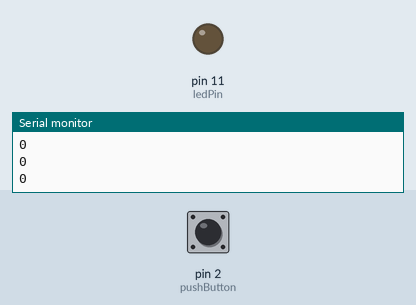
Simulated run of this sketch. Board: Arduino Uno, built with avr-gcc and run on an emulated ATmega328P. On the bench: output pins drawn as LEDs (lit = HIGH), the last lines printed to the serial monitor. The test bench sets the inputs (shaded band); at power-on: pin 2 (pushButton) LOW.

Above: at 1.2 s.
1.3 s: pin 2 (pushButton) pulled HIGH for 0.15 s
At 1.37 s:
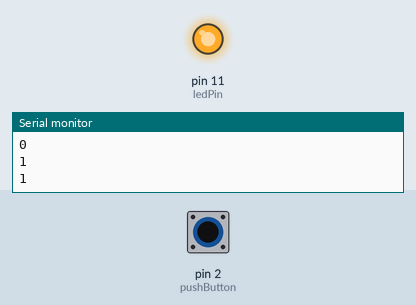
2.9 s: pin 2 (pushButton) pulled HIGH for 3.2 s
At 6.7 s:
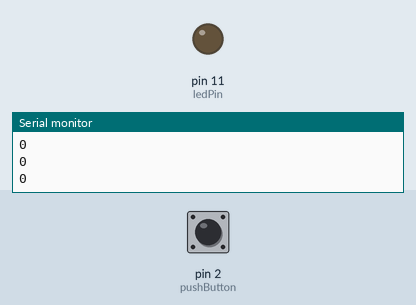
Timing chart, 0 to 8.2 s (numbered marks = the images above; inputs shaded):
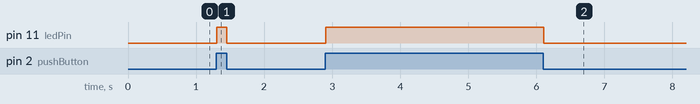

Measured:
- after the input at 1.3 s, pin 11 (ledPin): LOW → HIGH at once, → LOW 0.15 s later
- after the input at 2.9 s, pin 11 (ledPin): LOW → HIGH at once, → LOW 3.2 s later

The sketch:

Button.ino
```cpp
//variaveis
  int pushButton = 2;
  int ledPin = 11;

void setup() {

  Serial.begin(9600);
  pinMode(pushButton, INPUT);
  pinMode(ledPin, OUTPUT);


}

void loop() {
  int buttonState = digitalRead(pushButton);

  if(buttonState == 1){
    digitalWrite(ledPin, HIGH);
  }else{
    digitalWrite(ledPin, LOW);
  }


  Serial.println(buttonState);
  delay(50);

}
```
